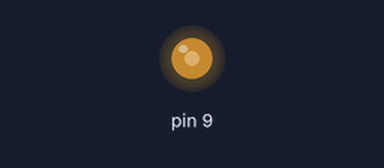
Bench run of a sketch on a simulated Arduino Uno, built with avr-gcc and run on an emulated ATmega328P. On the bench: output pins drawn as LEDs (lit = HIGH).

Above: at 0.05 s.
Timing chart, 0 to 3.0 s (numbered marks = the images above):
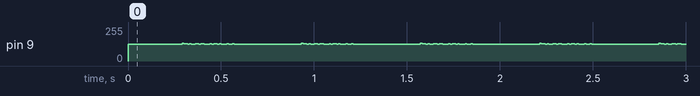

The sketch:

FeelTheBeat.ino
```cpp
const uint8_t signal[] = {
  127, 127, 127, 127, 127, 127, 127, 127, 127, 127, 127, 127, 127, 127, 127, 127,
  127, 127, 127, 127, 127, 127, 127, 127, 127, 127, 127, 126, 124, 132, 131, 131,
  126, 128, 127, 126, 129, 128, 126, 129, 128, 127, 127, 127, 128, 127, 128, 128,
  126, 129, 127, 127, 127, 128, 126, 126, 128, 127, 127, 127, 127, 127, 127, 127
};
//examples of frequencies above
int signalLength = sizeof(signal) / sizeof(signal[0]);

void setup() {
  pinMode(9, OUTPUT);

}

void loop() {
  for (int i = 0; i < signalLength; i++) {
    analogWrite(9, signal[i]);
    delay(10);
  }

}
```
